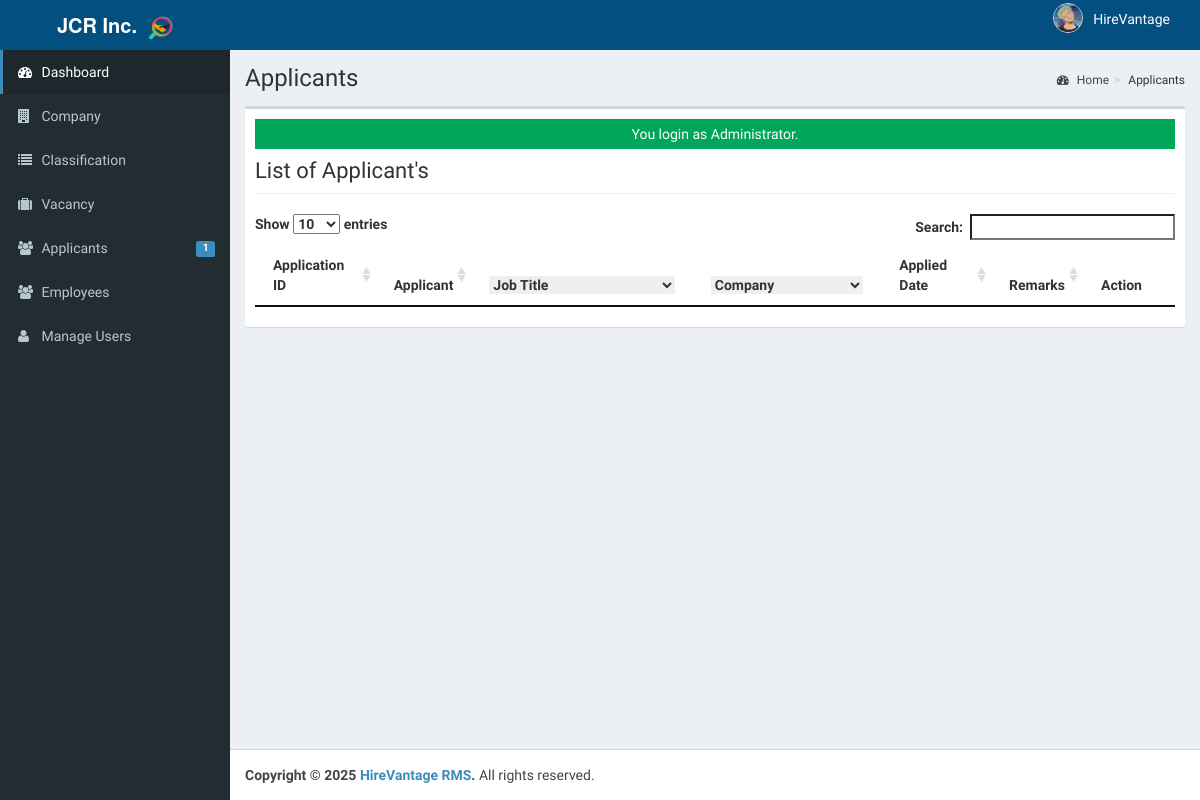
Screenshot of /admin/applicants/index.php (signed in) with the database file from the repository.
### tables this page shows
CREATE TABLE `tblusers` (
  `USERID` varchar(30) NOT NULL,
  `FULLNAME` varchar(40) NOT NULL,
  `USERNAME` varchar(90) NOT NULL,
  `PASS` varchar(90) NOT NULL,
  `ROLE` varchar(30) NOT NULL,
  `PICLOCATION` varchar(255) NOT NULL
);

### admin/applicants/index.php (called while the page is built, shortened)
<?php
require_once("../../include/initialize.php");
 $title="Applicants";
require_once ("../theme/admin.php");
?>

### include/database.php (called while the page is built, shortened)
<?php
class Database {
    private $conn;
    private $sql_string = '';
    public function open_connection() {
        $this->conn = new mysqli(server, user, pass, database_name);
    }
    public function setQuery($sql = '') {
        $this->sql_string = $sql;
    }
    public function executeQuery() {
        $result = $this->conn->query($this->sql_string);
        return $result;
    }
    private function confirm_query($result) {
        return $result;
    }
    public function loadSingleResult() {
        $cur = $this->executeQuery();
        $data = $cur->fetch_object();
        return $data;
    }
}
$mydb = new Database();
?>

### include/accounts.php (called while the page is built, shortened)
<?php
require_once(LIB_PATH.DS.'database.php');
class User {
	protected static  $tblname = "tblusers";
	function single_user($id=""){
			global $mydb;
			$mydb->setQuery("SELECT * FROM ".self::$tblname."
				Where USERID= '{$id}' LIMIT 1");
			$cur = $mydb->loadSingleResult();
			return $cur;
	}
}
?>

### include/function.php (called while the page is built, shortened)
<?php
function currentpage(){
		$this_page = $_SERVER['SCRIPT_NAME'];
	    $bits = explode('/',$this_page);
		 return $bits[3];
	}
		?>

### admin/applicants/list.php (the view, shortened to what this page needs)
<div class="row">
       <div class="col-lg-12">
           <h1 class="page-header">List of Applicant's   </h1>
       </div>
   </div>
   <form class="wow fadeInDownaction" action="controller.php?action=delete" Method="POST">
       <table id="applicants-list" class="table table-striped  table-hover table-responsive" style="font-size:14px;width:100%" cellspacing="0">
           <thead>
           <tr>
               <th>Application ID</th>
               <th>Applicant</th>
               <th>
               <select name="jobtitle" id="jobtitle" style="border:none;width:100%;">
                       <option value="">Job Title</option>
                   </select>
               </th>
               <th>
                   <select name="company" id="company" style="border:none;width:100%;">
                       <option value="">Company</option>
                   </select>
               </th>
               <th>Applied Date</th>
               <th>Remarks</th>
               <th width="10%" >Action</th>
           </tr>
           </thead>
       </table>
   </form>

### admin/theme/admin.php (shortened to what this page needs)
<!DOCTYPE html>
<html>
    <head>
        <link rel="stylesheet" href="<?php echo web_root;?>bootstrap/css/bootstrap.min.css">
        <link rel="stylesheet" href="<?php echo web_root;?>plugins/font-awesome/css/font-awesome.min.css">
        <link rel="stylesheet" href="<?php echo web_root;?>dist/css/AdminLTE.min.css">
        <link rel="stylesheet" href="<?php echo web_root;?>dist/css/skins/_all-skins.min.css">
        <link rel="stylesheet" href="<?php echo web_root;?>plugins/iCheck/flat/blue.css">
        <link rel="stylesheet" href="<?php echo web_root;?>plugins/morris/morris.css">
        <link rel="stylesheet" href="<?php echo web_root;?>plugins/jvectormap/jquery-jvectormap-1.2.2.css">
        <link href="<?php echo web_root; ?>plugins/datepicker/bootstrap-datetimepicker.min.css" rel="stylesheet" media="screen">
        <link rel="stylesheet" href="<?php echo web_root;?>plugins/dataTables/jquery.dataTables.min.css">
        <link rel="stylesheet" href="<?php echo web_root;?>plugins/bootstrap-wysihtml5/bootstrap3-wysihtml5.min.css">
    </head>
 <body class="hold-transition skin-blue fixed sidebar-mini">
<div class="wrapper">
  <header class="main-header">
    <a href="" class="logo" data-toggle="offcanvas" role="button" style="background-color:#034f80;">
    <span class="logo-lg">
        <b>JCR Inc.</b>&nbsp;
        <img src="<?php echo web_root; ?>admin/logohire2.png" width="25px" alt="Logo"/>
    </span>
</a>
    <nav class="navbar navbar-static-top" role="navigation" style="background-color:#034f80;">
      <div class="navbar-custom-menu">
    <ul class="nav navbar-nav">
        <?php
            $user = New User();
            $singleuser = $user->single_user($_SESSION['ADMIN_USERID']);
            if ($singleuser && isset($singleuser->PICLOCATION) && isset($singleuser->FULLNAME)) {
        ?>
        <li class="dropdown user user-menu" style="padding-right: 20px;">
            <a href="#" class="dropdown-toggle" data-toggle="dropdown" style="display: flex; align-items: center; padding: 5px 10px; border-radius: 5px; transition: background-color 0.3s ease;">
                <img src="<?php echo web_root.'admin/user/'. $singleuser->PICLOCATION;?>" class="user-image" alt="User Image" style="margin-right: 10px; border-radius: 50%; width: 30px; height: 30px; object-fit: cover; border: 1px solid #ddd;">
                <span class="hidden-xs" style="font-weight: 500; "><?php echo $singleuser->FULLNAME; ?></span>
            </a>
        </li>
        <?php
            }
        ?>
    </ul>
</div>
    </nav>
  </header>
  <aside class="main-sidebar">
    <section class="sidebar">
      <ul class="sidebar-menu">
        <li  class="<?php echo (currentpage() == 'index.php') ? "active" : false;?>" >
          <a href="<?php echo web_root ;?>admin/">
            <i class="fa fa-dashboard"></i> <span>Dashboard</span>
          </a>
        </li>
        <li class="<?php echo (currentpage() == 'company') ? "active" : false;?>" >
          <a href="<?php echo web_root ;?>admin/company/">
            <i class="fa fa-building"></i> <span>Company</span>
          </a>
        </li>
        <li class="<?php echo (currentpage() == 'category') ? "active" : false;?>" >
          <a href="<?php echo web_root ;?>admin/category/">
            <i class="fa fa-list"></i> <span>Classification</span>
          </a>
        </li>
        <li class="<?php echo (currentpage() == 'vacancy') ? "active" : false;?>" >
          <a href="<?php echo web_root ;?>admin/vacancy/">
            <i class="fa fa-suitcase"></i> <span>Vacancy</span>
          </a>
        </li>
        <li class="<?php echo (currentpage() == 'applicants') ? "active" : false;?>" >
          <a href="<?php echo web_root ;?>admin/applicants/">
            <i class="fa fa-users"></i> <span>Applicants</span>
            <span class="label label-primary pull-right">
              <?php
                $sql = "SELECT count(*) as 'APPL' FROM `tbljobregistration` WHERE `PENDINGAPPLICATION`=1";
                $mydb->setQuery($sql);
                $pending = $mydb->loadSingleResult();
                echo $pending->APPL;
              ?>
            </span>
          </a>
        </li>
        <li class="<?php echo (currentpage() == 'employee') ? "active" : false;?>" >
          <a href="<?php echo web_root ;?>admin/employee/">
            <i class="fa fa-users"></i> <span>Employees</span>
          </a>
        </li>
         <li class="<?php echo (currentpage() == 'user') ? "active" : false;?>">
          <a href="<?php echo web_root; ?>admin/user/">
            <i class="fa fa-user"></i> <span>Manage Users</span> </a>
        </li>
      </ul>
    </section>
  </aside>
  <div class="content-wrapper">
  <section class="content-header">
      <h1>
        <?php echo isset($title) ? $title : ''; ?>
      </h1>
      <ol class="breadcrumb">
        <?php
          if ($title!='Home') {
            $active_title = '';
            if (isset($_GET['view'])) {
              $active_title = '<li class='.$active_title.'><a href="index.php">'.$title.'</a></li>';
            }else{
              $active_title = '<li class='.$active_title.'>'.$title.'</li>';
            }
            echo '<li><a href='.web_root.'admin/><i class="fa fa-dashboard"></i> Home</a></li>';
            echo  $active_title;
          }
        ?>
      </ol>
    </section>
         <section class="content">
          <div class="row">
            <div class="col-xs-12">
              <div class="box">
                <div class="box-body">
              <?php
               require_once $content;
               ?>
             </div>
             </div>
           </div>
         </div>
         </section>
 </div>
  <footer class="main-footer">
    <strong>Copyright &copy; 2025 <a href="#">HireVantage RMS</a>.</strong> All rights
    reserved.
  </footer>
    </body>
</html>

### rows the page displays
tblusers: PICLOCATION (picture), FULLNAME "HireVantage"

### other values shown
$pending->APPL "1"
$title "Applicants"
$_SESSION['message'] "You login as Administrator."
